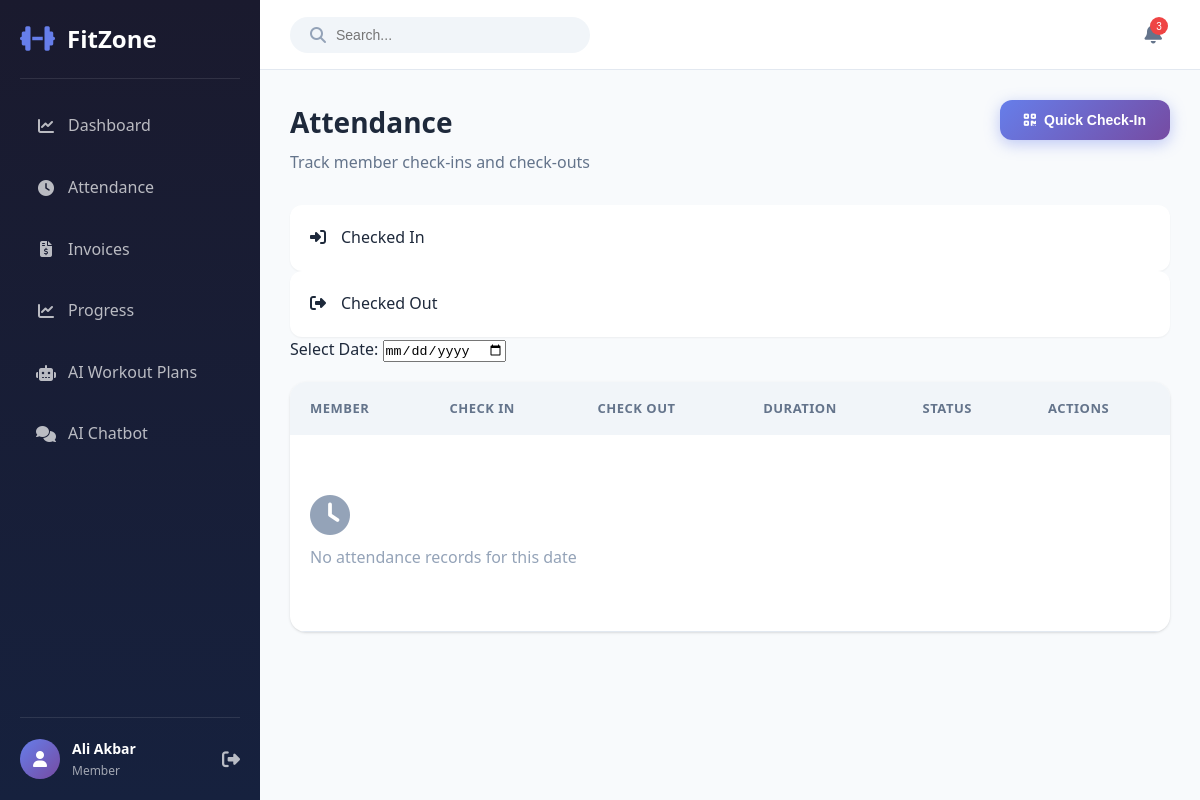
Screenshot of /ai/peak-hours (signed in) with the database file from the repository.
### models.py (models this page shows, shortened)
class User(UserMixin, db.Model):
    __tablename__ = 'users'
    id = db.Column(db.Integer, primary_key=True)
    email = db.Column(db.String(120), unique=True, nullable=False, index=True)
    password_hash = db.Column(db.String(256), nullable=False)
    first_name = db.Column(db.String(50), nullable=False)
    last_name = db.Column(db.String(50), nullable=False)
    role = db.Column(db.String(20), nullable=False, default='member')  # admin, trainer, member
    phone = db.Column(db.String(20))
    created_at = db.Column(db.DateTime, default=datetime.utcnow)
    updated_at = db.Column(db.DateTime, default=datetime.utcnow, onupdate=datetime.utcnow)
    is_active = db.Column(db.Boolean, default=True)
    profile_image = db.Column(db.String(255), default='default-avatar.png')
    member = db.relationship('Member', backref='user', uselist=False, lazy=True)
    trainer = db.relationship('Trainer', backref='user', uselist=False, lazy=True)

### app.py (the view)
@app.route('/ai/peak-hours')
@login_required
def peak_hours_page():
    hourly_pattern = peak_hour_predictor.get_hourly_pattern()
    suggestions = peak_hour_predictor.suggest_schedule()
    return render_template('attendance.html',
                         hourly_pattern=hourly_pattern,
                         suggestions=suggestions,
                         show_peak_hours=True)

### app.py (called while the page is built)
@login_manager.user_loader
def load_user(user_id):
    return User.query.get(int(user_id))

### templates/attendance.html (shortened to what this page needs)
{% extends "base.html" %}
{% block content %}
<div class="page-container">
    <div class="page-header">
        <div class="header-content">
            <h1>Attendance</h1>
            <p>Track member check-ins and check-outs</p>
        </div>
        <div class="header-actions">
            <button class="btn btn-primary" onclick="showCheckInModal()">
                <i class="fas fa-qrcode"></i>
                <span>Quick Check-In</span>
            </button>
        </div>
    </div>
    <div class="stats-grid mini">
        <div class="stat-card mini">
            <div class="stat-icon attendance">
                <i class="fas fa-sign-in-alt"></i>
            </div>
            <div class="stat-content">
                <span class="stat-label">Checked In</span>
            </div>
        </div>
        <div class="stat-card mini">
            <div class="stat-icon success">
                <i class="fas fa-sign-out-alt"></i>
            </div>
            <div class="stat-content">
                <span class="stat-label">Checked Out</span>
            </div>
        </div>
    </div>
    <div class="filters-bar">
        <form method="GET" class="date-filter-form">
            <label for="date">Select Date:</label>
            <input type="date" id="date" name="date" value="{{ selected_date }}" onchange="this.form.submit()">
        </form>
    </div>
    <div class="table-container">
        <table class="data-table">
            <thead>
                <tr>
                    <th>Member</th>
                    <th>Check In</th>
                    <th>Check Out</th>
                    <th>Duration</th>
                    <th>Status</th>
                    <th>Actions</th>
                </tr>
            </thead>
            <tbody>
                {% for record in attendance %}
                <tr>
                    <td>
                        <div class="member-cell">
                            <div class="avatar small">
                                {{ record.member.user.first_name[0] }}{{ record.member.user.last_name[0] }}
                            </div>
                            <span>{{ record.member.user.first_name }} {{ record.member.user.last_name }}</span>
                        </div>
                    </td>
                    <td>{{ record.check_in.strftime('%H:%M:%S') }}</td>
                    <td>{{ record.check_out.strftime('%H:%M:%S') if record.check_out else '-' }}</td>
                    <td>{{ record.duration_minutes|default('0') }} min</td>
                    <td>
                        {% if record.check_out %}
                        <span class="status-badge completed">Completed</span>
                        {% else %}
                        <span class="status-badge active">In Gym</span>
                        {% endif %}
                    </td>
                    <td>
                        {% if not record.check_out %}
                        <form method="POST" action="{{ url_for('check_out', attendance_id=record.id) }}" style="display:inline;">
                            <button type="submit" class="btn btn-sm btn-success">
                                <i class="fas fa-sign-out-alt"></i>
                                Check Out
                            </button>
                        </form>
                        {% else %}
                        <span class="text-muted">-</span>
                        {% endif %}
                    </td>
                </tr>
                {% else %}
                <tr>
                    <td colspan="6" class="empty-table">
                        <i class="fas fa-clock"></i>
                        <p>No attendance records for this date</p>
                    </td>
                </tr>
                {% endfor %}
            </tbody>
        </table>
    </div>
</div>
{% endblock %}

### templates/base.html (shortened to what this page needs)
<!DOCTYPE html>
<html lang="en">
<head>
    <link rel="stylesheet" href="{{ url_for('static', filename='css/style.css') }}">
    <link rel="stylesheet" href="https://cdnjs.cloudflare.com/ajax/libs/font-awesome/6.4.0/css/all.min.css">
</head>
<body>
    {% if current_user.is_authenticated %}
    <aside class="sidebar" id="sidebar">
        <div class="sidebar-header">
            <div class="logo">
                <i class="fas fa-dumbbell"></i>
                <span>FitZone</span>
            </div>
        </div>
        <nav class="sidebar-nav">
            <a href="{{ url_for('dashboard') }}" class="nav-item {% if request.endpoint == 'dashboard' %}active{% endif %}">
                <i class="fas fa-chart-line"></i>
                <span>Dashboard</span>
            </a>
            <a href="{{ url_for('attendance') }}" class="nav-item {% if request.endpoint == 'attendance' %}active{% endif %}">
                <i class="fas fa-clock"></i>
                <span>Attendance</span>
            </a>
            <a href="{{ url_for('invoices') }}" class="nav-item {% if request.endpoint in ['invoices', 'create_invoice', 'pay_invoice'] %}active{% endif %}">
                <i class="fas fa-file-invoice-dollar"></i>
                <span>Invoices</span>
            </a>
            <a href="{{ url_for('progress') }}" class="nav-item {% if request.endpoint in ['progress', 'member_progress', 'add_progress'] %}active{% endif %}">
                <i class="fas fa-chart-line"></i>
                <span>Progress</span>
            </a>
            <a href="{{ url_for('workout_plans') }}" class="nav-item {% if request.endpoint in ['workout_plans', 'workout_plan_detail'] %}active{% endif %}">
                <i class="fas fa-robot"></i>
                <span>AI Workout Plans</span>
            </a>
            <a href="{{ url_for('chatbot_page') }}" class="nav-item {% if request.endpoint == 'chatbot_page' %}active{% endif %}">
                <i class="fas fa-comments"></i>
                <span>AI Chatbot</span>
            </a>
        </nav>
        <div class="sidebar-footer">
            <div class="user-info">
                <div class="user-avatar">
                    <i class="fas fa-user"></i>
                </div>
                <div class="user-details">
                    <span class="user-name">{{ current_user.first_name }} {{ current_user.last_name }}</span>
                    <span class="user-role">{{ current_user.role|title }}</span>
                </div>
            </div>
            <a href="{{ url_for('logout') }}" class="logout-btn">
                <i class="fas fa-sign-out-alt"></i>
            </a>
        </div>
    </aside>
    <main class="main-content">
        <header class="top-header">
            <div class="header-search">
                <i class="fas fa-search"></i>
                <input type="text" placeholder="Search...">
            </div>
            <div class="header-actions">
                <button class="notification-btn">
                    <i class="fas fa-bell"></i>
                    <span class="notification-badge">3</span>
                </button>
            </div>
        </header>
        <div class="content-wrapper">
            {% block content %}{% endblock %}
        </div>
    </main>
    {% endif %}
</body>
</html>

### rows the page displays
User: first_name "Ali", last_name "Akbar", role "Member"
